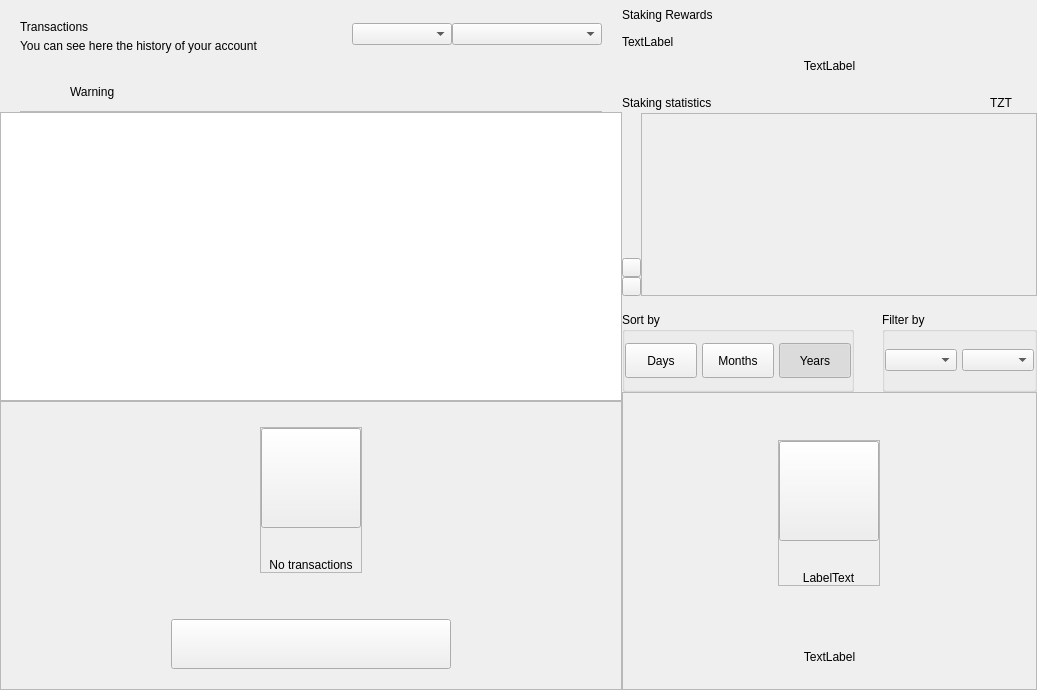
<?xml version="1.0" encoding="UTF-8"?>
<ui version="4.0">
 <class>DashboardWidget</class>
 <widget class="QWidget" name="DashboardWidget">
  <property name="geometry">
   <rect>
    <x>0</x>
    <y>0</y>
    <width>1037</width>
    <height>690</height>
   </rect>
  </property>
  <property name="windowTitle">
   <string>Form</string>
  </property>
  <layout class="QHBoxLayout" name="horizontalLayout_2" stretch="3,2">
   <property name="spacing">
    <number>0</number>
   </property>
   <property name="leftMargin">
    <number>0</number>
   </property>
   <property name="topMargin">
    <number>0</number>
   </property>
   <property name="rightMargin">
    <number>0</number>
   </property>
   <property name="bottomMargin">
    <number>0</number>
   </property>
   <item>
    <widget class="QWidget" name="left" native="true">
     <layout class="QVBoxLayout" name="left_2">
      <property name="spacing">
       <number>0</number>
      </property>
      <property name="leftMargin">
       <number>0</number>
      </property>
      <property name="topMargin">
       <number>0</number>
      </property>
      <property name="rightMargin">
       <number>0</number>
      </property>
      <property name="bottomMargin">
       <number>0</number>
      </property>
      <item>
       <layout class="QVBoxLayout" name="verticalLayout22">
        <property name="spacing">
         <number>0</number>
        </property>
        <property name="leftMargin">
         <number>20</number>
        </property>
        <property name="topMargin">
         <number>15</number>
        </property>
        <property name="rightMargin">
         <number>20</number>
        </property>
        <item>
         <widget class="QFrame" name="left_top_container">
          <layout class="QHBoxLayout" name="horizontalLayout">
           <property name="spacing">
            <number>0</number>
           </property>
           <property name="leftMargin">
            <number>0</number>
           </property>
           <property name="topMargin">
            <number>0</number>
           </property>
           <property name="rightMargin">
            <number>0</number>
           </property>
           <property name="bottomMargin">
            <number>0</number>
           </property>
           <item>
            <layout class="QVBoxLayout" name="verticalLayout_5">
             <property name="spacing">
              <number>5</number>
             </property>
             <property name="topMargin">
              <number>5</number>
             </property>
             <item>
              <widget class="QLabel" name="labelTitle">
               <property name="text">
                <string>Transactions</string>
               </property>
              </widget>
             </item>
             <item>
              <widget class="QLabel" name="labelSubtitle">
               <property name="text">
                <string>You can see here the history of your account</string>
               </property>
               <property name="alignment">
                <set>Qt::AlignLeading|Qt::AlignLeft|Qt::AlignVCenter</set>
               </property>
              </widget>
             </item>
            </layout>
           </item>
           <item>
            <spacer name="horizontalSpacer">
             <property name="orientation">
              <enum>Qt::Horizontal</enum>
             </property>
             <property name="sizeHint" stdset="0">
              <size>
               <width>40</width>
               <height>20</height>
              </size>
             </property>
            </spacer>
           </item>
           <item>
            <widget class="QComboBox" name="comboBoxSortType">
             <property name="minimumSize">
              <size>
               <width>100</width>
               <height>0</height>
              </size>
             </property>
            </widget>
           </item>
           <item>
            <widget class="QComboBox" name="comboBoxSort">
             <property name="minimumSize">
              <size>
               <width>150</width>
               <height>0</height>
              </size>
             </property>
            </widget>
           </item>
          </layout>
         </widget>
        </item>
       </layout>
      </item>
      <item>
       <spacer name="verticalSpacer">
        <property name="orientation">
         <enum>Qt::Vertical</enum>
        </property>
        <property name="sizeType">
         <enum>QSizePolicy::Fixed</enum>
        </property>
        <property name="sizeHint" stdset="0">
         <size>
          <width>20</width>
          <height>20</height>
         </size>
        </property>
       </spacer>
      </item>
      <item>
       <widget class="QWidget" name="layoutWarning" native="true">
        <layout class="QVBoxLayout" name="verticalLayout_3">
         <property name="spacing">
          <number>0</number>
         </property>
         <property name="leftMargin">
          <number>0</number>
         </property>
         <property name="topMargin">
          <number>0</number>
         </property>
         <property name="rightMargin">
          <number>0</number>
         </property>
         <property name="bottomMargin">
          <number>0</number>
         </property>
         <item>
          <widget class="QWidget" name="containerWarning" native="true">
           <layout class="QVBoxLayout" name="verticalLayout_21">
            <property name="spacing">
             <number>9</number>
            </property>
            <property name="leftMargin">
             <number>20</number>
            </property>
            <property name="topMargin">
             <number>9</number>
            </property>
            <property name="rightMargin">
             <number>20</number>
            </property>
            <property name="bottomMargin">
             <number>0</number>
            </property>
            <item>
             <widget class="QFrame" name="frameWarning">
              <property name="styleSheet">
               <string notr="true">border:none;</string>
              </property>
              <property name="frameShape">
               <enum>QFrame::StyledPanel</enum>
              </property>
              <property name="frameShadow">
               <enum>QFrame::Raised</enum>
              </property>
              <layout class="QHBoxLayout" name="horizontalLayout11" stretch="0,0,2">
               <property name="leftMargin">
                <number>0</number>
               </property>
               <property name="topMargin">
                <number>0</number>
               </property>
               <property name="rightMargin">
                <number>0</number>
               </property>
               <property name="bottomMargin">
                <number>0</number>
               </property>
               <item alignment="Qt::AlignVCenter">
                <widget class="QPushButton" name="imgWarning">
                 <property name="styleSheet">
                  <string notr="true">border:none;</string>
                 </property>
                 <property name="text">
                  <string/>
                 </property>
                 <property name="iconSize">
                  <size>
                   <width>24</width>
                   <height>24</height>
                  </size>
                 </property>
                </widget>
               </item>
               <item>
                <spacer name="horizontalSpacer_3">
                 <property name="orientation">
                  <enum>Qt::Horizontal</enum>
                 </property>
                 <property name="sizeType">
                  <enum>QSizePolicy::Fixed</enum>
                 </property>
                 <property name="sizeHint" stdset="0">
                  <size>
                   <width>12</width>
                   <height>20</height>
                  </size>
                 </property>
                </spacer>
               </item>
               <item alignment="Qt::AlignVCenter">
                <widget class="QLabel" name="lblWarning">
                 <property name="styleSheet">
                  <string notr="true"/>
                 </property>
                 <property name="text">
                  <string>Warning</string>
                 </property>
                 <property name="alignment">
                  <set>Qt::AlignBottom|Qt::AlignLeading|Qt::AlignLeft</set>
                 </property>
                </widget>
               </item>
              </layout>
             </widget>
            </item>
            <item>
             <widget class="QLabel" name="lblDivisory">
              <property name="minimumSize">
               <size>
                <width>0</width>
                <height>1</height>
               </size>
              </property>
              <property name="maximumSize">
               <size>
                <width>16777215</width>
                <height>1</height>
               </size>
              </property>
              <property name="styleSheet">
               <string notr="true">background-color:#bababa;</string>
              </property>
              <property name="text">
               <string/>
              </property>
              <property name="alignment">
               <set>Qt::AlignBottom|Qt::AlignLeading|Qt::AlignLeft</set>
              </property>
             </widget>
            </item>
           </layout>
          </widget>
         </item>
        </layout>
       </widget>
      </item>
      <item>
       <widget class="QListView" name="listTransactions">
        <property name="mouseTracking">
         <bool>true</bool>
        </property>
        <property name="selectionBehavior">
         <enum>QAbstractItemView::SelectItems</enum>
        </property>
        <property name="verticalScrollMode">
         <enum>QAbstractItemView::ScrollPerItem</enum>
        </property>
       </widget>
      </item>
      <item>
       <widget class="QFrame" name="emptyContainer">
        <property name="minimumSize">
         <size>
          <width>0</width>
          <height>100</height>
         </size>
        </property>
        <property name="frameShape">
         <enum>QFrame::StyledPanel</enum>
        </property>
        <property name="frameShadow">
         <enum>QFrame::Raised</enum>
        </property>
        <layout class="QVBoxLayout" name="verticalLayout_7" stretch="1,8,0,0">
         <property name="spacing">
          <number>0</number>
         </property>
         <property name="leftMargin">
          <number>0</number>
         </property>
         <property name="topMargin">
          <number>0</number>
         </property>
         <property name="rightMargin">
          <number>0</number>
         </property>
         <property name="bottomMargin">
          <number>20</number>
         </property>
         <item>
          <spacer name="verticalSpacer12">
           <property name="orientation">
            <enum>Qt::Vertical</enum>
           </property>
           <property name="sizeHint" stdset="0">
            <size>
             <width>20</width>
             <height>20</height>
            </size>
           </property>
          </spacer>
         </item>
         <item alignment="Qt::AlignHCenter|Qt::AlignVCenter">
          <widget class="QFrame" name="emptyScreen">
           <property name="sizePolicy">
            <sizepolicy hsizetype="Expanding" vsizetype="Expanding">
             <horstretch>0</horstretch>
             <verstretch>0</verstretch>
            </sizepolicy>
           </property>
           <property name="frameShape">
            <enum>QFrame::StyledPanel</enum>
           </property>
           <property name="frameShadow">
            <enum>QFrame::Raised</enum>
           </property>
           <layout class="QVBoxLayout" name="verticalLayout12">
            <property name="spacing">
             <number>30</number>
            </property>
            <property name="leftMargin">
             <number>0</number>
            </property>
            <property name="topMargin">
             <number>0</number>
            </property>
            <property name="rightMargin">
             <number>0</number>
            </property>
            <property name="bottomMargin">
             <number>0</number>
            </property>
            <item alignment="Qt::AlignHCenter|Qt::AlignVCenter">
             <widget class="QPushButton" name="pushImgEmpty">
              <property name="minimumSize">
               <size>
                <width>100</width>
                <height>100</height>
               </size>
              </property>
              <property name="maximumSize">
               <size>
                <width>100</width>
                <height>100</height>
               </size>
              </property>
              <property name="focusPolicy">
               <enum>Qt::NoFocus</enum>
              </property>
              <property name="text">
               <string/>
              </property>
              <property name="iconSize">
               <size>
                <width>100</width>
                <height>100</height>
               </size>
              </property>
             </widget>
            </item>
            <item alignment="Qt::AlignHCenter|Qt::AlignVCenter">
             <widget class="QLabel" name="labelEmpty">
              <property name="styleSheet">
               <string notr="true"/>
              </property>
              <property name="text">
               <string>No transactions</string>
              </property>
              <property name="alignment">
               <set>Qt::AlignCenter</set>
              </property>
             </widget>
            </item>
           </layout>
          </widget>
         </item>
         <item>
          <spacer name="verticalSpacer_21">
           <property name="orientation">
            <enum>Qt::Vertical</enum>
           </property>
           <property name="sizeHint" stdset="0">
            <size>
             <width>20</width>
             <height>40</height>
            </size>
           </property>
          </spacer>
         </item>
         <item alignment="Qt::AlignHCenter">
          <widget class="QPushButton" name="btnHowTo">
           <property name="minimumSize">
            <size>
             <width>280</width>
             <height>50</height>
            </size>
           </property>
           <property name="focusPolicy">
            <enum>Qt::NoFocus</enum>
           </property>
           <property name="text">
            <string/>
           </property>
          </widget>
         </item>
        </layout>
       </widget>
      </item>
     </layout>
    </widget>
   </item>
   <item>
    <widget class="QWidget" name="right" native="true">
     <property name="minimumSize">
      <size>
       <width>200</width>
       <height>0</height>
      </size>
     </property>
     <layout class="QVBoxLayout" name="verticalLayout_31">
      <property name="spacing">
       <number>0</number>
      </property>
      <property name="leftMargin">
       <number>0</number>
      </property>
      <property name="topMargin">
       <number>0</number>
      </property>
      <property name="rightMargin">
       <number>0</number>
      </property>
      <property name="bottomMargin">
       <number>0</number>
      </property>
      <item>
       <layout class="QVBoxLayout" name="verticalLayout_2" stretch="0,0,0,0,0,0,0">
        <property name="spacing">
         <number>0</number>
        </property>
        <item>
         <layout class="QHBoxLayout" name="horizontalLayout_3">
          <property name="spacing">
           <number>0</number>
          </property>
          <item>
           <layout class="QVBoxLayout" name="verticalLayout_6">
            <property name="spacing">
             <number>5</number>
            </property>
            <item>
             <widget class="QLabel" name="labelTitle2">
              <property name="minimumSize">
               <size>
                <width>0</width>
                <height>30</height>
               </size>
              </property>
              <property name="text">
               <string>Staking Rewards</string>
              </property>
             </widget>
            </item>
            <item>
             <widget class="QLabel" name="labelMessage">
              <property name="text">
               <string>TextLabel</string>
              </property>
             </widget>
            </item>
           </layout>
          </item>
          <item>
           <spacer name="horizontalSpacer_2">
            <property name="orientation">
             <enum>Qt::Horizontal</enum>
            </property>
            <property name="sizeType">
             <enum>QSizePolicy::MinimumExpanding</enum>
            </property>
            <property name="sizeHint" stdset="0">
             <size>
              <width>20</width>
              <height>20</height>
             </size>
            </property>
           </spacer>
          </item>
         </layout>
        </item>
        <item>
         <spacer name="verticalSpacer_4">
          <property name="orientation">
           <enum>Qt::Vertical</enum>
          </property>
          <property name="sizeType">
           <enum>QSizePolicy::Fixed</enum>
          </property>
          <property name="sizeHint" stdset="0">
           <size>
            <width>20</width>
            <height>10</height>
           </size>
          </property>
         </spacer>
        </item>
        <item>
         <layout class="QHBoxLayout" name="horizontalLayout_5" stretch="0">
          <property name="spacing">
           <number>0</number>
          </property>
          <item>
           <widget class="QLabel" name="labelAmountPiv">
            <property name="text">
             <string>TextLabel</string>
            </property>
            <property name="alignment">
             <set>Qt::AlignCenter</set>
            </property>
           </widget>
          </item>
         </layout>
        </item>
        <item>
         <spacer name="verticalSpacer_6">
          <property name="orientation">
           <enum>Qt::Vertical</enum>
          </property>
          <property name="sizeType">
           <enum>QSizePolicy::Fixed</enum>
          </property>
          <property name="sizeHint" stdset="0">
           <size>
            <width>20</width>
            <height>20</height>
           </size>
          </property>
         </spacer>
        </item>
        <item>
         <widget class="QWidget" name="layoutChart" native="true">
          <layout class="QVBoxLayout" name="verticalLayout_8" stretch="3,0">
           <property name="spacing">
            <number>16</number>
           </property>
           <property name="leftMargin">
            <number>0</number>
           </property>
           <property name="topMargin">
            <number>0</number>
           </property>
           <property name="rightMargin">
            <number>0</number>
           </property>
           <property name="bottomMargin">
            <number>0</number>
           </property>
           <item>
            <widget class="QWidget" name="verticalWidgetChart" native="true">
             <property name="minimumSize">
              <size>
               <width>0</width>
               <height>190</height>
              </size>
             </property>
             <property name="maximumSize">
              <size>
               <width>16777215</width>
               <height>16777215</height>
              </size>
             </property>
             <layout class="QVBoxLayout" name="verticalLayout_4" stretch="1,5">
              <property name="spacing">
               <number>0</number>
              </property>
              <property name="leftMargin">
               <number>0</number>
              </property>
              <property name="topMargin">
               <number>0</number>
              </property>
              <property name="rightMargin">
               <number>0</number>
              </property>
              <property name="bottomMargin">
               <number>0</number>
              </property>
              <item>
               <layout class="QHBoxLayout" name="horizontalLayout_4">
                <item>
                 <widget class="QLabel" name="labelChart">
                  <property name="text">
                   <string>Staking statistics</string>
                  </property>
                 </widget>
                </item>
                <item>
                 <spacer name="horizontalSpacer_4">
                  <property name="orientation">
                   <enum>Qt::Horizontal</enum>
                  </property>
                  <property name="sizeHint" stdset="0">
                   <size>
                    <width>40</width>
                    <height>20</height>
                   </size>
                  </property>
                 </spacer>
                </item>
                <item>
                 <widget class="QLabel" name="labelSquarePiv">
                  <property name="minimumSize">
                   <size>
                    <width>14</width>
                    <height>14</height>
                   </size>
                  </property>
                  <property name="maximumSize">
                   <size>
                    <width>14</width>
                    <height>14</height>
                   </size>
                  </property>
                  <property name="text">
                   <string/>
                  </property>
                 </widget>
                </item>
                <item>
                 <widget class="QLabel" name="labelPiv">
                  <property name="text">
                   <string>TZT</string>
                  </property>
                 </widget>
                </item>
                <item>
                 <spacer name="horizontalSpacer_5">
                  <property name="orientation">
                   <enum>Qt::Horizontal</enum>
                  </property>
                  <property name="sizeType">
                   <enum>QSizePolicy::Fixed</enum>
                  </property>
                  <property name="sizeHint" stdset="0">
                   <size>
                    <width>10</width>
                    <height>20</height>
                   </size>
                  </property>
                 </spacer>
                </item>
                <item>
                 <widget class="QLabel" name="labelSquarezPiv">
                  <property name="minimumSize">
                   <size>
                    <width>14</width>
                    <height>14</height>
                   </size>
                  </property>
                  <property name="maximumSize">
                   <size>
                    <width>14</width>
                    <height>14</height>
                   </size>
                  </property>
                  <property name="text">
                   <string/>
                  </property>
                 </widget>
                </item>
               </layout>
              </item>
              <item>
               <widget class="QWidget" name="chartContainer2" native="true">
                <property name="minimumSize">
                 <size>
                  <width>0</width>
                  <height>150</height>
                 </size>
                </property>
                <property name="styleSheet">
                 <string notr="true">#chartContainer{padding:0px; margin:0px;}</string>
                </property>
                <layout class="QHBoxLayout" name="horizontalLayout_11">
                 <property name="spacing">
                  <number>0</number>
                 </property>
                 <property name="leftMargin">
                  <number>0</number>
                 </property>
                 <property name="topMargin">
                  <number>0</number>
                 </property>
                 <property name="rightMargin">
                  <number>0</number>
                 </property>
                 <property name="bottomMargin">
                  <number>0</number>
                 </property>
                 <item>
                  <widget class="QWidget" name="containerChartArrow" native="true">
                   <property name="sizePolicy">
                    <sizepolicy hsizetype="Fixed" vsizetype="Preferred">
                     <horstretch>0</horstretch>
                     <verstretch>0</verstretch>
                    </sizepolicy>
                   </property>
                   <property name="minimumSize">
                    <size>
                     <width>19</width>
                     <height>0</height>
                    </size>
                   </property>
                   <property name="maximumSize">
                    <size>
                     <width>19</width>
                     <height>16777215</height>
                    </size>
                   </property>
                   <property name="styleSheet">
                    <string notr="true">#widget{
	padding:0px;
	margin:0px;
}</string>
                   </property>
                   <layout class="QVBoxLayout" name="verticalLayout_10">
                    <property name="spacing">
                     <number>0</number>
                    </property>
                    <property name="leftMargin">
                     <number>0</number>
                    </property>
                    <property name="rightMargin">
                     <number>0</number>
                    </property>
                    <property name="bottomMargin">
                     <number>0</number>
                    </property>
                    <item>
                     <spacer name="verticalSpacer_3">
                      <property name="orientation">
                       <enum>Qt::Vertical</enum>
                      </property>
                      <property name="sizeHint" stdset="0">
                       <size>
                        <width>20</width>
                        <height>127</height>
                       </size>
                      </property>
                     </spacer>
                    </item>
                    <item alignment="Qt::AlignVCenter">
                     <widget class="QWidget" name="containerArrows" native="true">
                      <layout class="QVBoxLayout" name="horizontalLayout_6" stretch="0,0">
                       <property name="spacing">
                        <number>0</number>
                       </property>
                       <property name="leftMargin">
                        <number>0</number>
                       </property>
                       <property name="topMargin">
                        <number>0</number>
                       </property>
                       <property name="rightMargin">
                        <number>0</number>
                       </property>
                       <property name="bottomMargin">
                        <number>0</number>
                       </property>
                       <item>
                        <widget class="QPushButton" name="pushButtonChartArrow">
                         <property name="minimumSize">
                          <size>
                           <width>19</width>
                           <height>19</height>
                          </size>
                         </property>
                         <property name="maximumSize">
                          <size>
                           <width>19</width>
                           <height>19</height>
                          </size>
                         </property>
                         <property name="focusPolicy">
                          <enum>Qt::NoFocus</enum>
                         </property>
                         <property name="styleSheet">
                          <string notr="true"/>
                         </property>
                         <property name="text">
                          <string/>
                         </property>
                        </widget>
                       </item>
                       <item>
                        <widget class="QPushButton" name="pushButtonChartRight">
                         <property name="minimumSize">
                          <size>
                           <width>19</width>
                           <height>19</height>
                          </size>
                         </property>
                         <property name="maximumSize">
                          <size>
                           <width>19</width>
                           <height>19</height>
                          </size>
                         </property>
                         <property name="focusPolicy">
                          <enum>Qt::NoFocus</enum>
                         </property>
                         <property name="styleSheet">
                          <string notr="true"/>
                         </property>
                         <property name="text">
                          <string/>
                         </property>
                        </widget>
                       </item>
                      </layout>
                     </widget>
                    </item>
                   </layout>
                  </widget>
                 </item>
                 <item>
                  <widget class="QFrame" name="chartContainer">
                   <property name="sizePolicy">
                    <sizepolicy hsizetype="Expanding" vsizetype="Preferred">
                     <horstretch>0</horstretch>
                     <verstretch>0</verstretch>
                    </sizepolicy>
                   </property>
                   <property name="styleSheet">
                    <string notr="true">padding:0px;
margin:0px;</string>
                   </property>
                   <property name="frameShape">
                    <enum>QFrame::StyledPanel</enum>
                   </property>
                   <property name="frameShadow">
                    <enum>QFrame::Raised</enum>
                   </property>
                  </widget>
                 </item>
                </layout>
               </widget>
              </item>
             </layout>
            </widget>
           </item>
           <item alignment="Qt::AlignVCenter">
            <widget class="QWidget" name="containerSort" native="true">
             <layout class="QHBoxLayout" name="horizontalLayout_6" stretch="3,2">
              <property name="spacing">
               <number>28</number>
              </property>
              <property name="leftMargin">
               <number>0</number>
              </property>
              <property name="topMargin">
               <number>0</number>
              </property>
              <property name="rightMargin">
               <number>0</number>
              </property>
              <property name="bottomMargin">
               <number>0</number>
              </property>
              <item>
               <widget class="QGroupBox" name="groupBoxChart">
                <property name="minimumSize">
                 <size>
                  <width>0</width>
                  <height>80</height>
                 </size>
                </property>
                <property name="maximumSize">
                 <size>
                  <width>16777215</width>
                  <height>80</height>
                 </size>
                </property>
                <property name="title">
                 <string>Sort by</string>
                </property>
                <layout class="QHBoxLayout" name="horizontalLayout_7">
                 <property name="spacing">
                  <number>5</number>
                 </property>
                 <property name="leftMargin">
                  <number>0</number>
                 </property>
                 <property name="rightMargin">
                  <number>0</number>
                 </property>
                 <item>
                  <widget class="QPushButton" name="pushButtonMonth">
                   <property name="minimumSize">
                    <size>
                     <width>50</width>
                     <height>35</height>
                    </size>
                   </property>
                   <property name="maximumSize">
                    <size>
                     <width>16777215</width>
                     <height>16777215</height>
                    </size>
                   </property>
                   <property name="focusPolicy">
                    <enum>Qt::NoFocus</enum>
                   </property>
                   <property name="text">
                    <string>Days</string>
                   </property>
                   <property name="checkable">
                    <bool>true</bool>
                   </property>
                   <property name="autoExclusive">
                    <bool>true</bool>
                   </property>
                  </widget>
                 </item>
                 <item>
                  <widget class="QPushButton" name="pushButtonYear">
                   <property name="minimumSize">
                    <size>
                     <width>50</width>
                     <height>35</height>
                    </size>
                   </property>
                   <property name="maximumSize">
                    <size>
                     <width>16777215</width>
                     <height>16777215</height>
                    </size>
                   </property>
                   <property name="focusPolicy">
                    <enum>Qt::NoFocus</enum>
                   </property>
                   <property name="text">
                    <string>Months</string>
                   </property>
                   <property name="checkable">
                    <bool>true</bool>
                   </property>
                   <property name="autoExclusive">
                    <bool>true</bool>
                   </property>
                  </widget>
                 </item>
                 <item>
                  <widget class="QPushButton" name="pushButtonAll">
                   <property name="sizePolicy">
                    <sizepolicy hsizetype="Preferred" vsizetype="Fixed">
                     <horstretch>0</horstretch>
                     <verstretch>0</verstretch>
                    </sizepolicy>
                   </property>
                   <property name="minimumSize">
                    <size>
                     <width>50</width>
                     <height>35</height>
                    </size>
                   </property>
                   <property name="maximumSize">
                    <size>
                     <width>16777215</width>
                     <height>16777215</height>
                    </size>
                   </property>
                   <property name="focusPolicy">
                    <enum>Qt::NoFocus</enum>
                   </property>
                   <property name="text">
                    <string>Years</string>
                   </property>
                   <property name="checkable">
                    <bool>true</bool>
                   </property>
                   <property name="checked">
                    <bool>true</bool>
                   </property>
                   <property name="autoExclusive">
                    <bool>true</bool>
                   </property>
                  </widget>
                 </item>
                </layout>
               </widget>
              </item>
              <item>
               <widget class="QGroupBox" name="container_chart_dropboxes">
                <property name="minimumSize">
                 <size>
                  <width>55</width>
                  <height>80</height>
                 </size>
                </property>
                <property name="maximumSize">
                 <size>
                  <width>16777215</width>
                  <height>80</height>
                 </size>
                </property>
                <property name="title">
                 <string>Filter by</string>
                </property>
                <layout class="QHBoxLayout" name="horizontalLayout_8" stretch="1,1">
                 <property name="spacing">
                  <number>5</number>
                 </property>
                 <property name="leftMargin">
                  <number>0</number>
                 </property>
                 <property name="topMargin">
                  <number>0</number>
                 </property>
                 <property name="rightMargin">
                  <number>0</number>
                 </property>
                 <property name="bottomMargin">
                  <number>0</number>
                 </property>
                 <item>
                  <widget class="QWidget" name="containerBoxMonths" native="true">
                   <property name="minimumSize">
                    <size>
                     <width>55</width>
                     <height>0</height>
                    </size>
                   </property>
                   <layout class="QHBoxLayout" name="horizontalLayout_9">
                    <property name="spacing">
                     <number>0</number>
                    </property>
                    <property name="leftMargin">
                     <number>0</number>
                    </property>
                    <property name="topMargin">
                     <number>0</number>
                    </property>
                    <property name="rightMargin">
                     <number>0</number>
                    </property>
                    <property name="bottomMargin">
                     <number>0</number>
                    </property>
                    <item>
                     <widget class="QComboBox" name="comboBoxMonths">
                      <property name="minimumSize">
                       <size>
                        <width>55</width>
                        <height>0</height>
                       </size>
                      </property>
                     </widget>
                    </item>
                   </layout>
                  </widget>
                 </item>
                 <item>
                  <widget class="QWidget" name="containerBoxYears" native="true">
                   <property name="sizePolicy">
                    <sizepolicy hsizetype="Preferred" vsizetype="Preferred">
                     <horstretch>0</horstretch>
                     <verstretch>0</verstretch>
                    </sizepolicy>
                   </property>
                   <property name="minimumSize">
                    <size>
                     <width>50</width>
                     <height>0</height>
                    </size>
                   </property>
                   <layout class="QHBoxLayout" name="horizontalLayout_10">
                    <property name="spacing">
                     <number>0</number>
                    </property>
                    <property name="leftMargin">
                     <number>0</number>
                    </property>
                    <property name="topMargin">
                     <number>0</number>
                    </property>
                    <property name="rightMargin">
                     <number>0</number>
                    </property>
                    <property name="bottomMargin">
                     <number>0</number>
                    </property>
                    <item>
                     <widget class="QComboBox" name="comboBoxYears">
                      <property name="minimumSize">
                       <size>
                        <width>40</width>
                        <height>0</height>
                       </size>
                      </property>
                     </widget>
                    </item>
                   </layout>
                  </widget>
                 </item>
                </layout>
               </widget>
              </item>
             </layout>
            </widget>
           </item>
          </layout>
         </widget>
        </item>
        <item>
         <widget class="QFrame" name="emptyContainerChart">
          <property name="minimumSize">
           <size>
            <width>0</width>
            <height>100</height>
           </size>
          </property>
          <property name="frameShape">
           <enum>QFrame::StyledPanel</enum>
          </property>
          <property name="frameShadow">
           <enum>QFrame::Raised</enum>
          </property>
          <layout class="QVBoxLayout" name="verticalLayout_71" stretch="1,8,0,0">
           <property name="spacing">
            <number>0</number>
           </property>
           <property name="leftMargin">
            <number>0</number>
           </property>
           <property name="topMargin">
            <number>0</number>
           </property>
           <property name="rightMargin">
            <number>0</number>
           </property>
           <property name="bottomMargin">
            <number>25</number>
           </property>
           <item>
            <spacer name="verticalSpacer11">
             <property name="orientation">
              <enum>Qt::Vertical</enum>
             </property>
             <property name="sizeHint" stdset="0">
              <size>
               <width>20</width>
               <height>20</height>
              </size>
             </property>
            </spacer>
           </item>
           <item alignment="Qt::AlignHCenter|Qt::AlignVCenter">
            <widget class="QFrame" name="emptyScreen1">
             <property name="sizePolicy">
              <sizepolicy hsizetype="Expanding" vsizetype="Expanding">
               <horstretch>0</horstretch>
               <verstretch>0</verstretch>
              </sizepolicy>
             </property>
             <property name="frameShape">
              <enum>QFrame::StyledPanel</enum>
             </property>
             <property name="frameShadow">
              <enum>QFrame::Raised</enum>
             </property>
             <layout class="QVBoxLayout" name="verticalLayout">
              <property name="spacing">
               <number>30</number>
              </property>
              <property name="leftMargin">
               <number>0</number>
              </property>
              <property name="topMargin">
               <number>0</number>
              </property>
              <property name="rightMargin">
               <number>0</number>
              </property>
              <property name="bottomMargin">
               <number>0</number>
              </property>
              <item alignment="Qt::AlignHCenter|Qt::AlignVCenter">
               <widget class="QPushButton" name="pushImgEmptyChart">
                <property name="minimumSize">
                 <size>
                  <width>100</width>
                  <height>100</height>
                 </size>
                </property>
                <property name="maximumSize">
                 <size>
                  <width>100</width>
                  <height>100</height>
                 </size>
                </property>
                <property name="focusPolicy">
                 <enum>Qt::NoFocus</enum>
                </property>
                <property name="text">
                 <string/>
                </property>
                <property name="iconSize">
                 <size>
                  <width>100</width>
                  <height>100</height>
                 </size>
                </property>
               </widget>
              </item>
              <item alignment="Qt::AlignHCenter|Qt::AlignVCenter">
               <widget class="QLabel" name="labelEmptyChart">
                <property name="styleSheet">
                 <string notr="true"/>
                </property>
                <property name="text">
                 <string>LabelText</string>
                </property>
                <property name="alignment">
                 <set>Qt::AlignCenter</set>
                </property>
               </widget>
              </item>
             </layout>
            </widget>
           </item>
           <item>
            <spacer name="verticalSpacer_2">
             <property name="orientation">
              <enum>Qt::Vertical</enum>
             </property>
             <property name="sizeHint" stdset="0">
              <size>
               <width>20</width>
               <height>40</height>
              </size>
             </property>
            </spacer>
           </item>
           <item>
            <widget class="QLabel" name="labelMessageEmpty">
             <property name="styleSheet">
              <string notr="true">#labelMessageEmpty {
	padding-left:30px;
	padding-right:30px;
}</string>
             </property>
             <property name="text">
              <string>TextLabel</string>
             </property>
             <property name="alignment">
              <set>Qt::AlignCenter</set>
             </property>
             <property name="wordWrap">
              <bool>true</bool>
             </property>
            </widget>
           </item>
          </layout>
         </widget>
        </item>
        <item>
         <widget class="QWidget" name="layoutShadow" native="true">
          <layout class="QVBoxLayout" name="verticalLayout_9">
           <property name="spacing">
            <number>0</number>
           </property>
           <property name="leftMargin">
            <number>0</number>
           </property>
           <property name="topMargin">
            <number>0</number>
           </property>
           <property name="rightMargin">
            <number>0</number>
           </property>
           <property name="bottomMargin">
            <number>0</number>
           </property>
          </layout>
         </widget>
        </item>
       </layout>
      </item>
     </layout>
    </widget>
   </item>
  </layout>
 </widget>
 <resources/>
 <connections/>
</ui>
